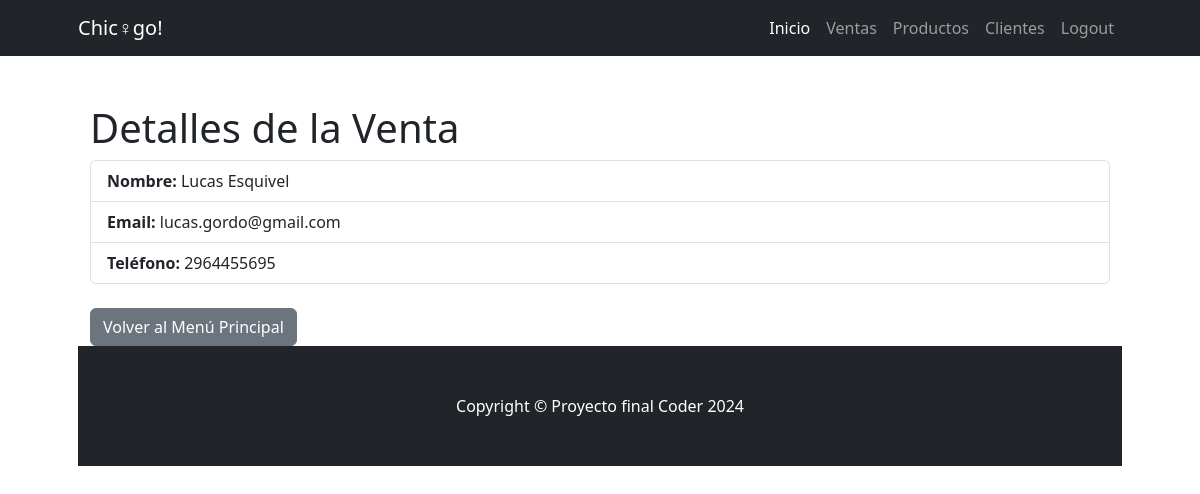
Screenshot of /Clientes/detail/2 (signed in) with the database file from the repository.
### Chicago/models.py (models this page shows, shortened)
class Cliente(models.Model):
    nombre = models.CharField(max_length=200)
    email = models.EmailField(unique=True)
    telefono = models.CharField(max_length=15, blank=True)

### Chicago/Views_Models/Clientes.py (the view)
# urls.py: path("Clientes/detail/<int:pk>", Clientes.Clientes_detail, name="Clientes_detail"),
def Clientes_detail(request: HttpRequest, pk: int) -> HttpResponse:
    query = Cliente.objects.get(id=pk)
    return render(request, "Chicago/Clientes_detail.html", {"object": query})

### Chicago/Templates/Chicago/Clientes_detail.html
{% extends 'Chicago/Base.html' %}
{% block contenido %}
    <div class="container mt-5">
        <h1>Detalles de la Venta</h1>
        <ul class="list-group">
            <li class="list-group-item"><strong>Nombre:</strong> {{ object.nombre }}</li>
            <li class="list-group-item"><strong>Email:</strong> {{ object.email }}</li>
            <li class="list-group-item"><strong>Teléfono:</strong> {{ object.telefono }}</li>
        </ul>
        <div class="mt-4">
            <a href="{% url 'Chicago:index' %}" class="btn btn-secondary">Volver al Menú Principal</a>
        </div>
    </div>
{% endblock contenido %}

### rows the page displays
Cliente: nombre "Lucas Esquivel", email "lucas.gordo@gmail.com", telefono "2964455695"
